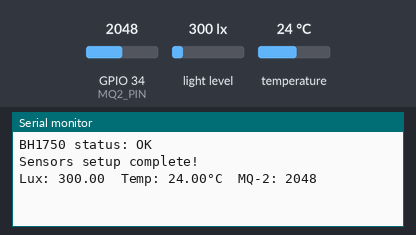
A sketch run on a simulated ESP32. Parts: the last lines printed to the serial monitor. Inputs (shaded band) come from the test bench; at power-on: light level 300 lx, temperature 24 °C, GPIO 34 (MQ2_PIN) = 2048.

Above: at 6.5 s.
6.6 s: light level set to 40 lx
At 7.0 s:
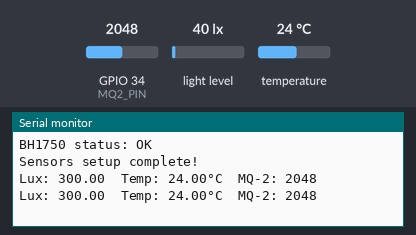
13.0 s: temperature set to 12 °C
At 19.1 s:
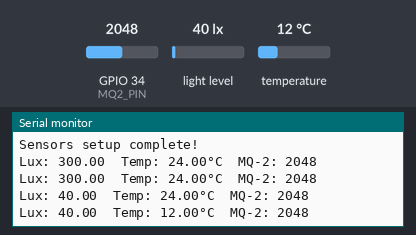
19.4 s: GPIO 34 (MQ2_PIN) set to 2866
At 24.7 s:
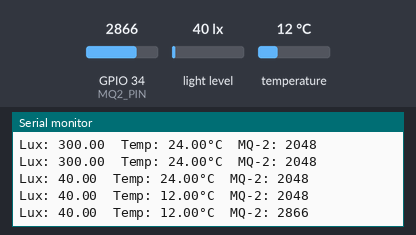
25.8 s: light level set to 500 lx
At 30.3 s:
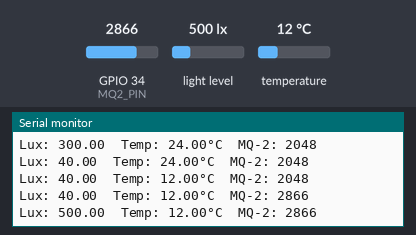
32.2 s: temperature set to 19 °C
At 35.8 s:
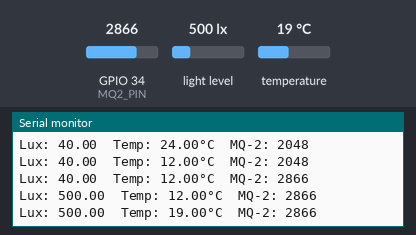
38.6 s: GPIO 34 (MQ2_PIN) set to 3603
At 42.5 s:
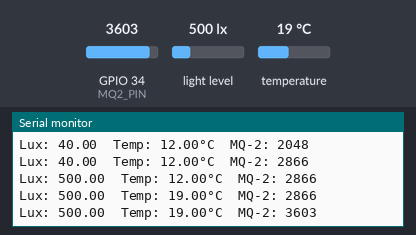
Timing chart, 0 to 44.0 s (numbered marks = the images above; inputs shaded):
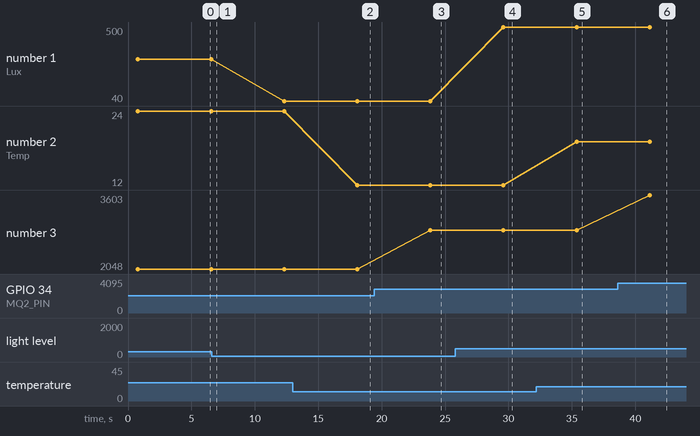

Measured:
- after the input at 13.0 s, the serial monitor: prints a new line after 5.1 s (image 2)
- after the input at 19.4 s, the serial monitor: prints a new line after 4.4 s (image 3)
- after the input at 25.8 s, the serial monitor: prints a new line after 3.8 s (image 4)
- after the input at 32.2 s, the serial monitor: prints a new line after 3.2 s (image 5)
- after the input at 38.6 s, the serial monitor: prints a new line after 2.5 s (image 6)
- plotted number 1: 300 → 40 after the input at 6.6 s, 40 → 500 after the input at 25.8 s
- plotted number 2: 24 → 12 after the input at 13.0 s, 12 → 19 after the input at 32.2 s
- plotted number 3: 2048 → 2866 after the input at 19.4 s, 2866 → 3603 after the input at 38.6 s

The sketch:

ESP32-sensor-monitor.ino
```cpp
#include <Wire.h>
#include <BH1750.h>
#include <OneWire.h>
#include <DallasTemperature.h>

#define SDA_PIN 21      // I2C data for BH1750
#define SCL_PIN 22      // I2C clock for BH1750
#define DS18B20_PIN 4   // 1-Wire pin for DS18B20
#define MQ2_PIN 34      // Analog input pin for MQ-2

// I2C address 0x23 (ADDR = GND)
BH1750 lightSensor(0x23);
OneWire oneWire(DS18B20_PIN);
DallasTemperature tempSensor(&oneWire);

void setup() {
  Serial.begin(115200);

  // Initialize I2C
  Wire.begin(SDA_PIN, SCL_PIN);

  // Initialize BH1750
  if (lightSensor.begin(BH1750::CONTINUOUS_HIGH_RES_MODE)) {
    Serial.println("BH1750 status: OK");
  } else {
    Serial.println("BH1750 status: FAIL");
  }

  // Initialize DS18B20
  tempSensor.begin();

  Serial.println("Sensors setup complete!");
}

void loop() {
  float lux = lightSensor.readLightLevel();
  if (lux < 0) lux = 0; // Just an error protection

  tempSensor.requestTemperatures();
  float tempC = tempSensor.getTempCByIndex(0);

  int mq2Value = analogRead(MQ2_PIN);

  Serial.print("Lux: ");
  Serial.print(lux);
  Serial.print("\tTemp: ");
  Serial.print(tempC);
  Serial.print("°C\tMQ-2: ");
  Serial.println(mq2Value);

  delay(5000);
}
```
